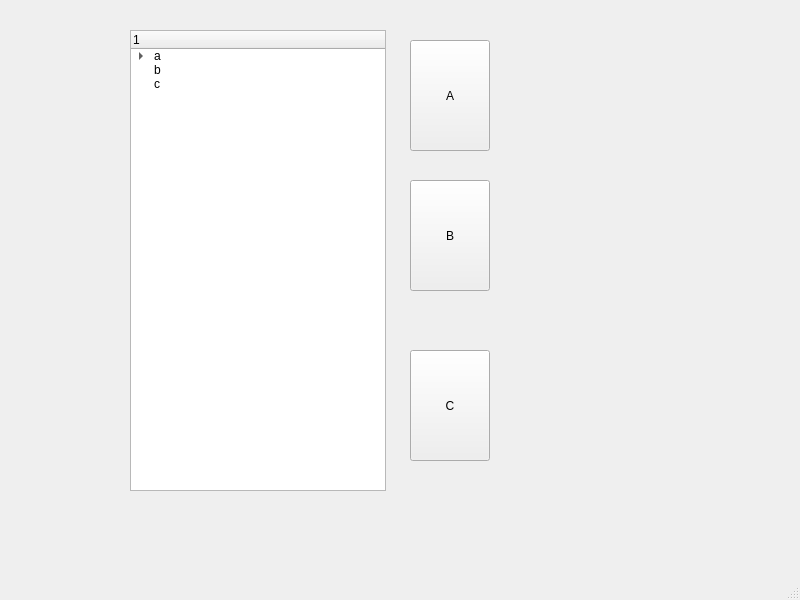
<?xml version="1.0" encoding="UTF-8"?>
<ui version="4.0">
 <class>MainWindow</class>
 <widget class="QMainWindow" name="MainWindow">
  <property name="geometry">
   <rect>
    <x>0</x>
    <y>0</y>
    <width>800</width>
    <height>600</height>
   </rect>
  </property>
  <property name="windowTitle">
   <string>MainWindow</string>
  </property>
  <widget class="QWidget" name="centralwidget">
   <widget class="QTreeWidget" name="treeWidget">
    <property name="geometry">
     <rect>
      <x>130</x>
      <y>30</y>
      <width>256</width>
      <height>461</height>
     </rect>
    </property>
    <column>
     <property name="text">
      <string>1</string>
     </property>
    </column>
    <item>
     <property name="text">
      <string>a</string>
     </property>
     <item>
      <property name="text">
       <string>a1</string>
      </property>
      <item>
       <property name="text">
        <string>a11</string>
       </property>
      </item>
     </item>
     <item>
      <property name="text">
       <string>a2</string>
      </property>
     </item>
    </item>
    <item>
     <property name="text">
      <string>b</string>
     </property>
    </item>
    <item>
     <property name="text">
      <string>c</string>
     </property>
    </item>
   </widget>
   <widget class="QPushButton" name="pushButton">
    <property name="geometry">
     <rect>
      <x>410</x>
      <y>40</y>
      <width>80</width>
      <height>111</height>
     </rect>
    </property>
    <property name="text">
     <string>A</string>
    </property>
   </widget>
   <widget class="QPushButton" name="pushButton_2">
    <property name="geometry">
     <rect>
      <x>410</x>
      <y>180</y>
      <width>80</width>
      <height>111</height>
     </rect>
    </property>
    <property name="text">
     <string>B</string>
    </property>
   </widget>
   <widget class="QPushButton" name="pushButton_3">
    <property name="geometry">
     <rect>
      <x>410</x>
      <y>350</y>
      <width>80</width>
      <height>111</height>
     </rect>
    </property>
    <property name="text">
     <string>C</string>
    </property>
   </widget>
  </widget>
  <widget class="QStatusBar" name="statusbar"/>
 </widget>
 <resources/>
 <connections/>
</ui>
